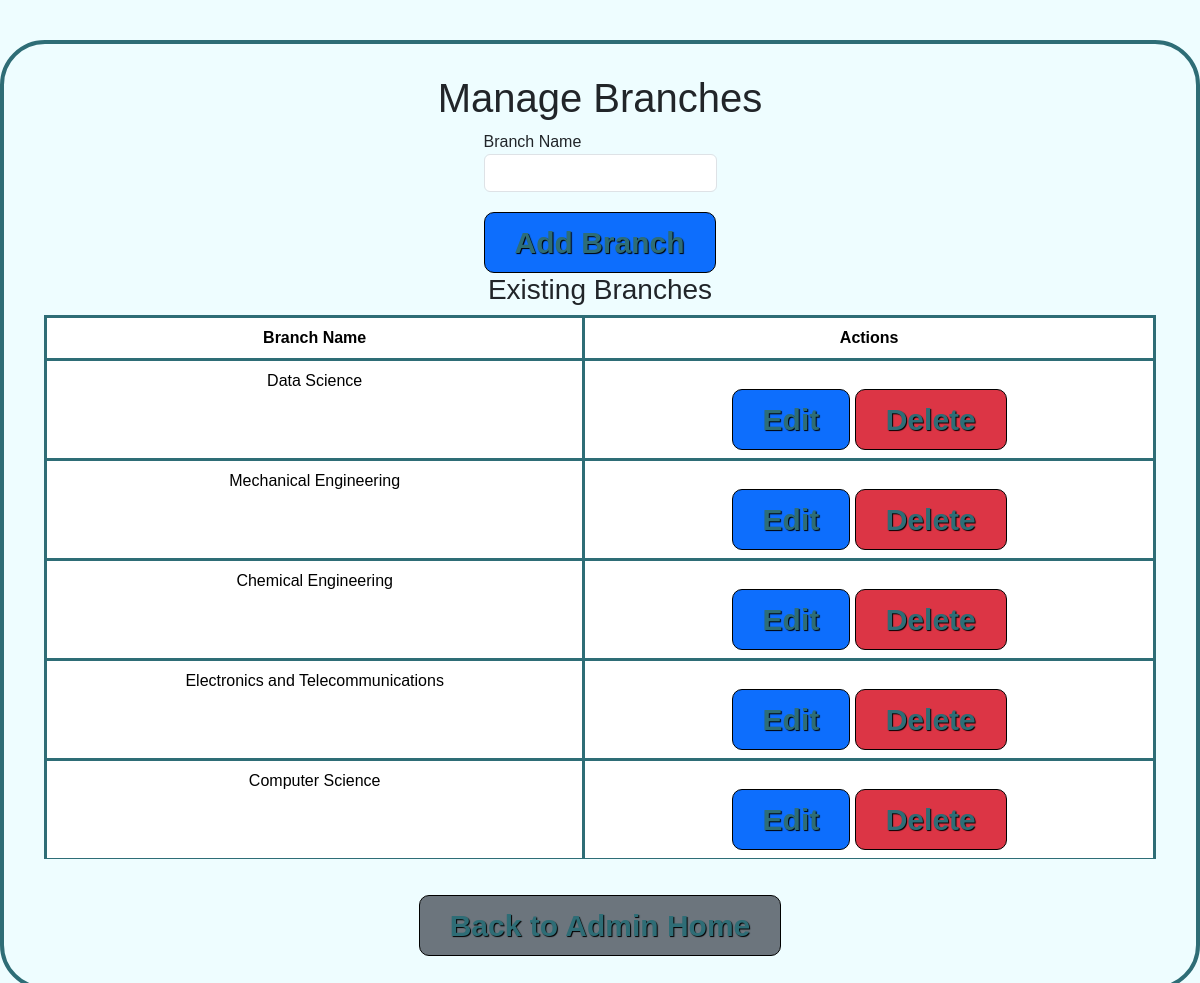
Page /admin/manage_branch (signed in) on the committed database.
### models.py (models this page shows)
class Branch(db.Model):
    __tablename__ = 'branch'
    id = db.Column(db.Integer, primary_key=True)
    name = db.Column(db.String(50), unique=True, nullable=False)
    users = db.relationship('User', backref='branch', lazy=True)
    subjects = db.relationship('Subject', backref='branch', lazy=True)

### routes.py (the view, shortened to what this page needs)
@admin_bp.route("/manage_branch", methods=['GET', 'POST'])
@login_required
@admin_only
def manage_branch():
    form = BranchForm()
    branches = Branch.query.all()  # Fetch all branches
    branch_id = request.args.get('branch_id')
    if branch_id:
        branch = Branch.query.get(branch_id)
        if branch:
            form.name.data = branch.name  # Populate the form for editing
    delete_branch_id = request.args.get('delete_branch_id')
    return render_template("admin/manage_branch.html", form=form, branches=branches)

### forms.py
class BranchForm(FlaskForm):
    name = StringField('Branch Name', validators=[DataRequired()])
    submit = SubmitField('Submit')

### app.py (called while the page is built)
@login_manager.user_loader
def load_user(user_id):
    return User.query.get(int(user_id))

### routes.py (called while the page is built)
def admin_only(func):
    @wraps(func)
    def wrapper(*args, **kwargs):
        if not current_user.is_authenticated or not current_user.is_admin:
            flash('Access restricted. Admins only!', 'error')
            return redirect(url_for('routes.index'))
        return func(*args, **kwargs)
    return wrapper

### templates/admin/manage_branch.html (shortened to what this page needs)
{% extends 'layout.html' %}
{% block content %}
  <h1>Manage Branches</h1>
  <form method="POST">
    <div>
      <label for="branch_name">Branch Name</label>
      {{ form.name(class="form-control") }}
    </div>
    <div>
      <button type="submit" class="btn btn-primary">Add Branch</button>
    </div>
  </form>
  <h3>Existing Branches</h3>
  <table class="table">
    <thead>
      <tr>
        <th>Branch Name</th>
        <th>Actions</th>
      </tr>
    </thead>
    <tbody>
      {% for branch in branches %}
        <tr>
          <td>{{ branch.name }}</td>
          <td>
            <a href="{{ url_for('admin.manage_branch', branch_id=branch.id) }}" class="btn btn-primary">Edit</a>
            <a href="{{ url_for('admin.manage_branch', delete_branch_id=branch.id) }}" class="btn btn-danger" onclick="return confirm('Are you sure you want to delete this branch?')">Delete</a>
          </td>
        </tr>
      {% endfor %}
    </tbody>
  </table>
  <a href="{{ url_for('admin.admin_home') }}" class="btn btn-secondary">Back to Admin Home</a>
{% endblock %}

### templates/admin/manage_branch.html (style rules this page uses)
body { background-color: #EEFDFF; margin: 0; padding: 0; display: flex; flex-direction: column; align-items: center; height: 100vh; font-family: 'Comic Sans MS', cursive, sans-serif; }
table { width: 100%; border-collapse: collapse; }
th, td { padding: 10px; border: 3px solid #2E6D76; text-align: center; }
th { background-color: #6a91a3; font-weight: bold; }
.btn { color: #2E6D76; font-size: 30px; text-shadow: 1px 1px 1px black; font-weight: bold; padding: 7px 30px; border-color: black; cursor: pointer; margin-top: 20px; border-radius: 10px; }

### rows in the picture
Branch: name "Data Science"
Branch: name "Mechanical Engineering"
Branch: name "Chemical Engineering"
Branch: name "Electronics and Telecommunications"
Branch: name "Computer Science"
